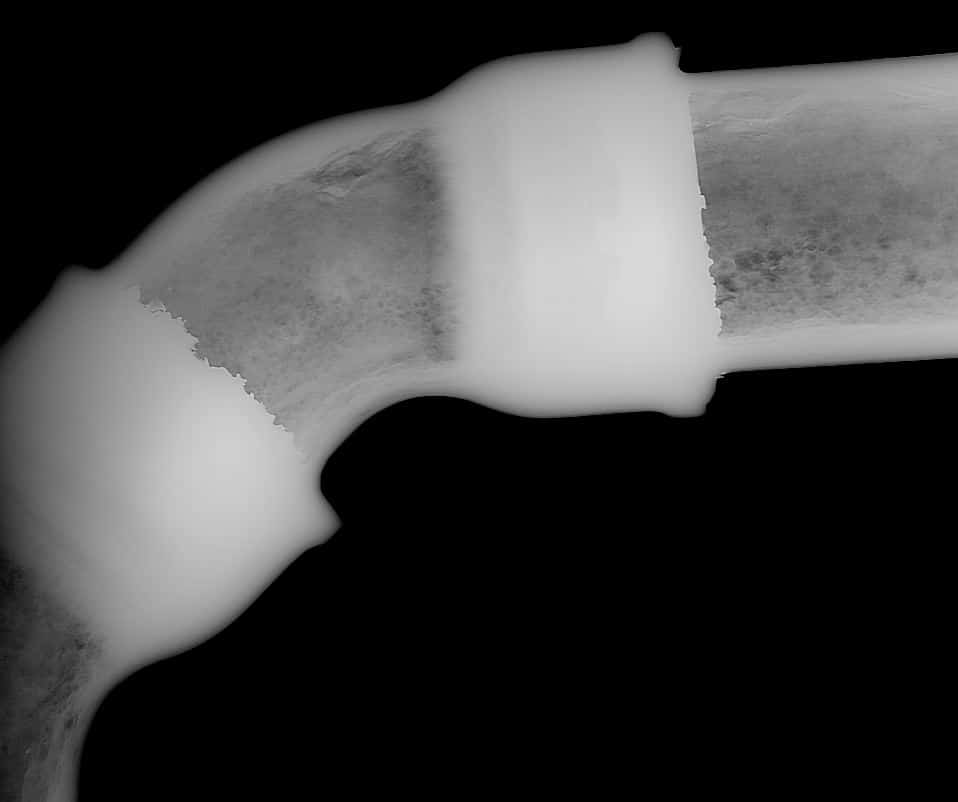
#> input picture images/pipe.JPG, 958 x 802 px, found by its file name
$ jupyter execute 'weld and pipe.ipynb'
#> lines starting #> are read from the running program, lines starting #| are printed output that depends on the picture; after the words box and inside, x2 and y2 are one past the last pixel; in counts of white or black regions, pixels touching at a corner belong together
[cell 1]
import cv2
from PIL import Image, ImageDraw
import matplotlib.pyplot as plt

# Function to detect and draw rectangles for the first image
def identify_and_mark_defects_image1(image_path, min_area=10, min_perimeter=0):

    # Load the image in grayscale
#> called with image_path = 'pipe.JPG', min_area = 10, min_perimeter = 0
    img = cv2.imread(image_path, cv2.IMREAD_GRAYSCALE)
#> img is the input picture: shape (802, 958); min 0, max 227, mean 66.3
    # Improve contrast using histogram equalization
    contrast_img = cv2.equalizeHist(img)

    # Perform edge detection using Canny algorithm
    detected_edges = cv2.Canny(contrast_img, 50, 150)
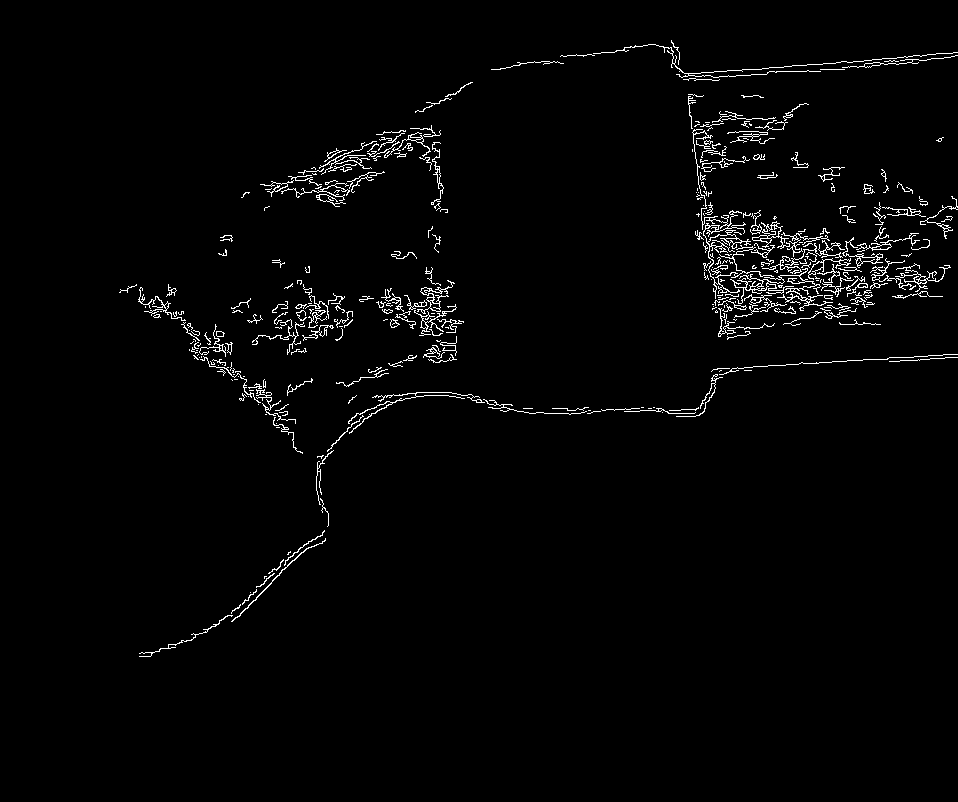
#> detected_edges: shape (802, 958); 2% white in thin lines or dots, all inside (x1, y1, x2, y2) = (119, 40, 958, 657)

    # Identify contours
    contours, _ = cv2.findContours(detected_edges, cv2.RETR_TREE, cv2.CHAIN_APPROX_SIMPLE)
#> contours = 469 contours, 381 with area under 20; largest, box (x1, y1, x2, y2) and area: (752, 221, 790, 249) 259, (692, 129, 774, 299) 252, (730, 268, 833, 311) 247, (842, 237, 883, 268) 165, (417, 280, 455, 314) 152

    # Filter out contours based on specified area and perimeter thresholds
    selected_contours = [c for c in contours if cv2.contourArea(c) > min_area and cv2.arcLength(c, True) > min_perimeter]
#> selected_contours = 140 contours, 52 with area under 20; largest, box (x1, y1, x2, y2) and area: (752, 221, 790, 249) 259, (692, 129, 774, 299) 252, (730, 268, 833, 311) 247, (842, 237, 883, 268) 165, (417, 280, 455, 314) 152

    # Convert the image to RGB format for drawing
    pil_img = Image.fromarray(cv2.cvtColor(contrast_img, cv2.COLOR_GRAY2RGB))
    draw = ImageDraw.Draw(pil_img)

    # Draw rectangles around the detected regions
    for cnt in selected_contours:
        x, y, w, h = cv2.boundingRect(cnt)
        draw.rectangle([x, y, x + w, y + h], outline="red", width=2)
#> this loop made 140 passes
#> (x, y, w, h) on passes 1 to 12: (139, 615, 94, 42), (256, 573, 19, 15), (268, 559, 16, 15), (231, 538, 95, 84), (284, 530, 41, 36), (316, 450, 18, 55), (273, 417, 30, 37), (327, 415, 37, 37), (624, 408, 72, 6), (348, 392, 137, 42), (476, 399, 6, 4), (256, 389, 40, 35)

    # Save the marked image
    output_path = 'final_image1.png'
    pil_img.save(output_path)
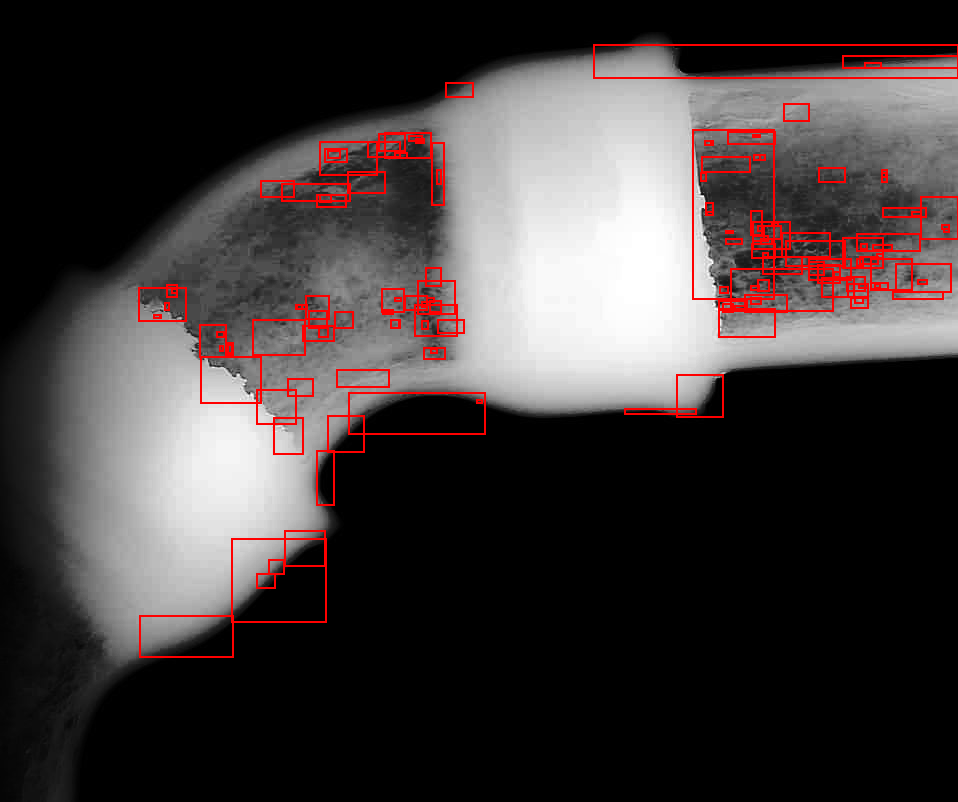
#> saved as final_image1.png: PIL image 958x802 RGB; mean R, G, B 65.4, 58.1, 58.1

    # Visualize the results using Matplotlib
    fig, axes = plt.subplots(1, 2, figsize=(12, 6))
    axes[0].imshow(contrast_img, cmap='gray')
    axes[0].set_title('Enhanced Image 1')
    axes[0].axis('off')
    axes[1].imshow(pil_img)
    axes[1].set_title('Defected Areas Marked - Image 1')
    axes[1].axis('off')
    plt.show()
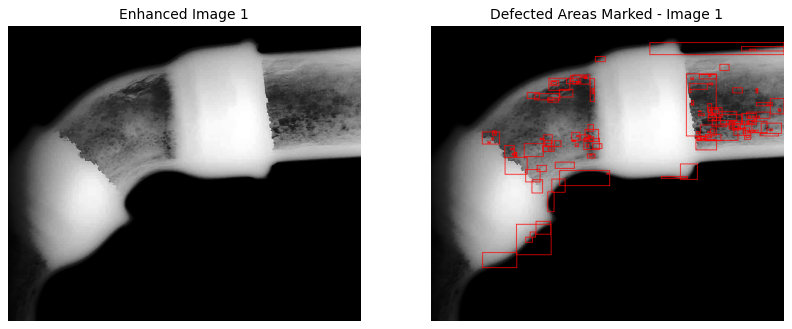
#> figure drawn by matplotlib, 2 panels

# Function to detect and draw rectangles for the second image
def identify_and_mark_defects_image2(image_path, min_area=15, min_perimeter=15):

    # Load the image in grayscale
#> called with image_path = 'weld.JPG', min_area = 15, min_perimeter = 15
    img = cv2.imread(image_path, cv2.IMREAD_GRAYSCALE)
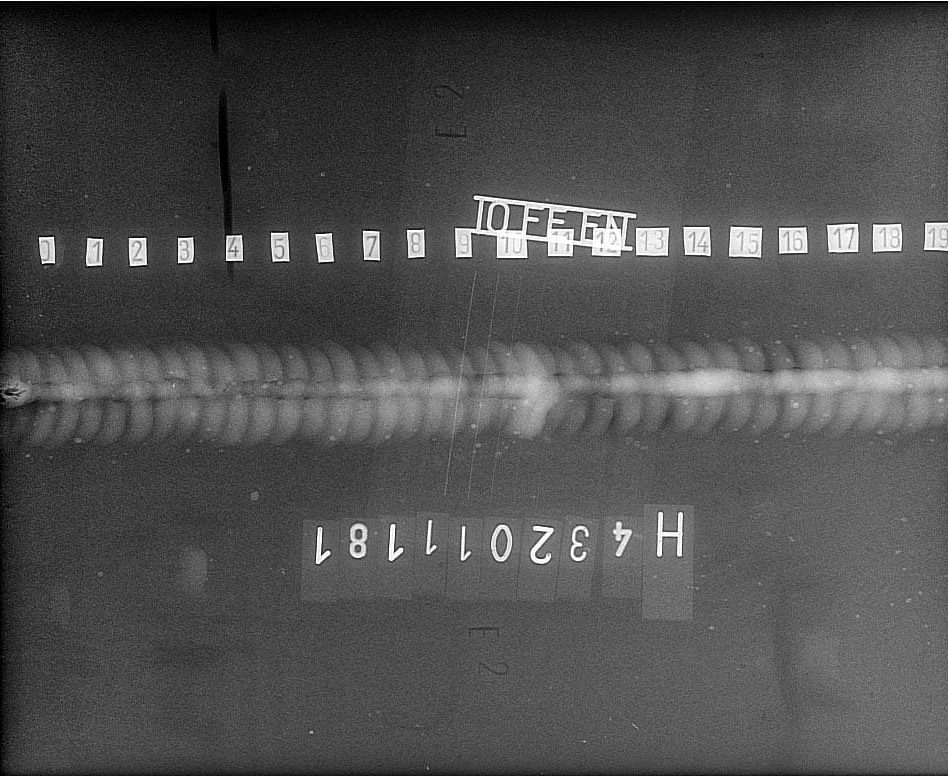
#> input picture images/weld.JPG, 948 x 776 px, found by its file name
#> img is the input picture: shape (776, 948); min 0, max 255, mean 78.6
    # Improve contrast using histogram equalization
    contrast_img = cv2.equalizeHist(img)
#> contrast_img: shape (776, 948)

    # Perform edge detection using Canny algorithm
    detected_edges = cv2.Canny(contrast_img, 50, 150)
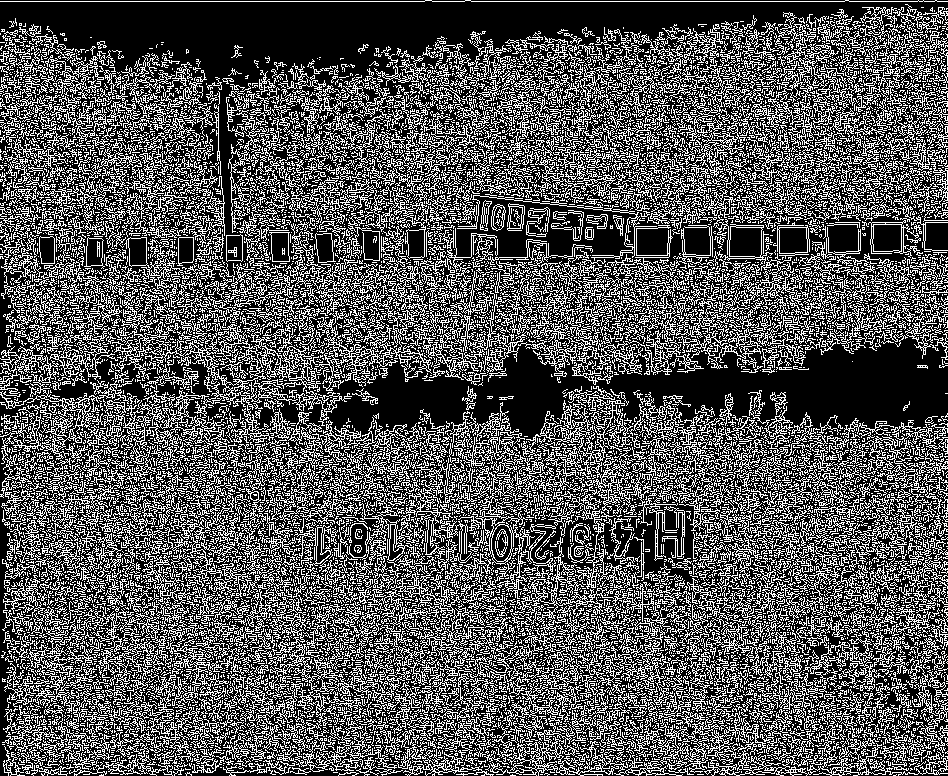
#> detected_edges: shape (776, 948); 33.2% white in thin lines or dots

    # Identify contours
    contours, _ = cv2.findContours(detected_edges, cv2.RETR_TREE, cv2.CHAIN_APPROX_SIMPLE)
#> contours = 20828 contours, 19467 with area under 20; largest, box (x1, y1, x2, y2) and area: (185, 324, 321, 443) 3152, (470, 466, 535, 565) 1598, (315, 231, 432, 391) 1531, (708, 717, 948, 776) 1370, (0, 346, 137, 460) 1325

    # Convert to RGB format for drawing
    pil_img = Image.fromarray(cv2.cvtColor(contrast_img, cv2.COLOR_GRAY2RGB))
#> pil_img: PIL image 948x776 RGB
    draw = ImageDraw.Draw(pil_img)

    # Get the image height for filtering
    img_height = contrast_img.shape[0]
#> img_height = 776

    # Draw rectangles around the detected regions
    for cnt in contours:
        if cv2.contourArea(cnt) > min_area and cv2.arcLength(cnt, True) > min_perimeter:
            x, y, w, h = cv2.boundingRect(cnt)
            # Ensure the rectangle is near the center horizontal line
            if img_height / 2 - h < y < img_height / 2 + h:
                draw.rectangle([x, y, x + w, y + h], outline="blue", width=2)
#> this loop made 20828 passes
#> (x, y, w, h) on passes 24, 25, 30, 59, 63, 75, 86, 88, 90, 98, 134, 161: (290, 767, 21, 8), (298, 769, 8, 5), (892, 766, 17, 5), (39, 764, 35, 12), (53, 767, 8, 8), (223, 763, 53, 13), (704, 762, 16, 14), (713, 767, 6, 6), (490, 762, 12, 11), (22, 762, 11, 9), (263, 760, 28, 15), (667, 758, 20, 12)
#> cnt on passes 1, 2, 3, 4, 9, 11: [[896, 774], [895, 775], [893, 775], [895, 775]], [[697, 774], [703, 774]], [[554, 774], [556, 774]], [[540, 774], [542, 774]], [[333, 772], [337, 772]], [[819, 771]]

    # Save the marked image
    output_path = 'final_image2.png'
    pil_img.save(output_path)
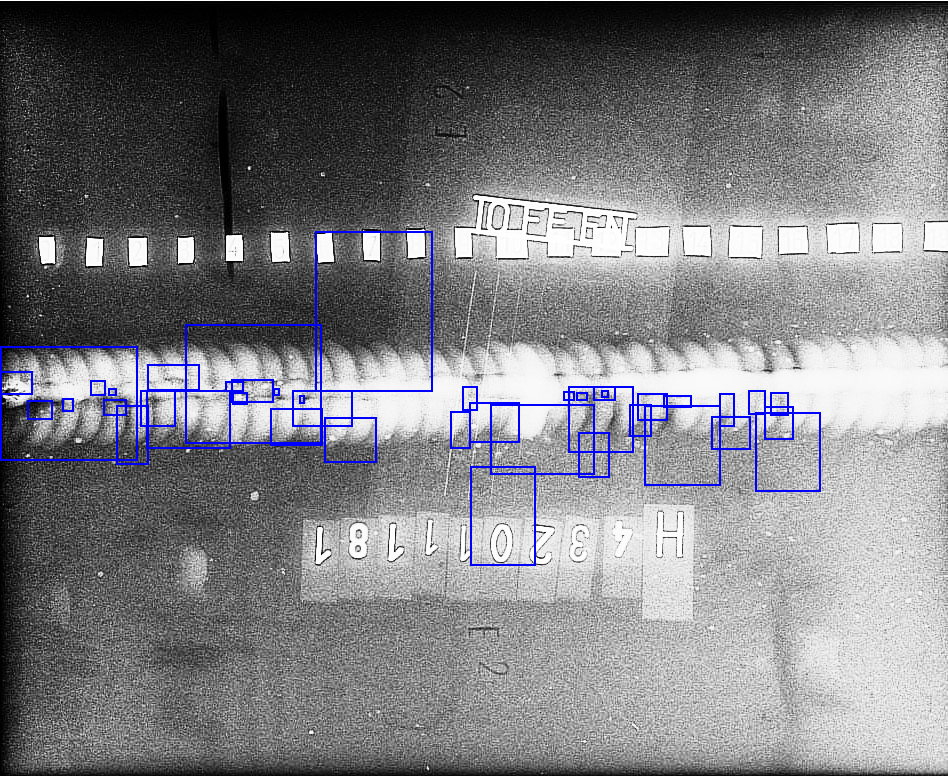
#> saved as final_image2.png: PIL image 948x776 RGB; mean R, G, B 125.5, 125.5, 129.8

    # Visualize the results using Matplotlib
    fig, axes = plt.subplots(1, 2, figsize=(12, 6))
    axes[0].imshow(contrast_img, cmap='gray')
    axes[0].set_title('Enhanced Image 2')
    axes[0].axis('off')
    axes[1].imshow(pil_img)
    axes[1].set_title('Defected Areas Marked - Image 2')
    axes[1].axis('off')
    plt.show()

# Paths to input images
img_path1 = 'pipe.JPG'
img_path2 = 'weld.JPG'

# Process and visualize the first image
identify_and_mark_defects_image1(img_path1)

# Process and visualize the second image
identify_and_mark_defects_image2(img_path2)
